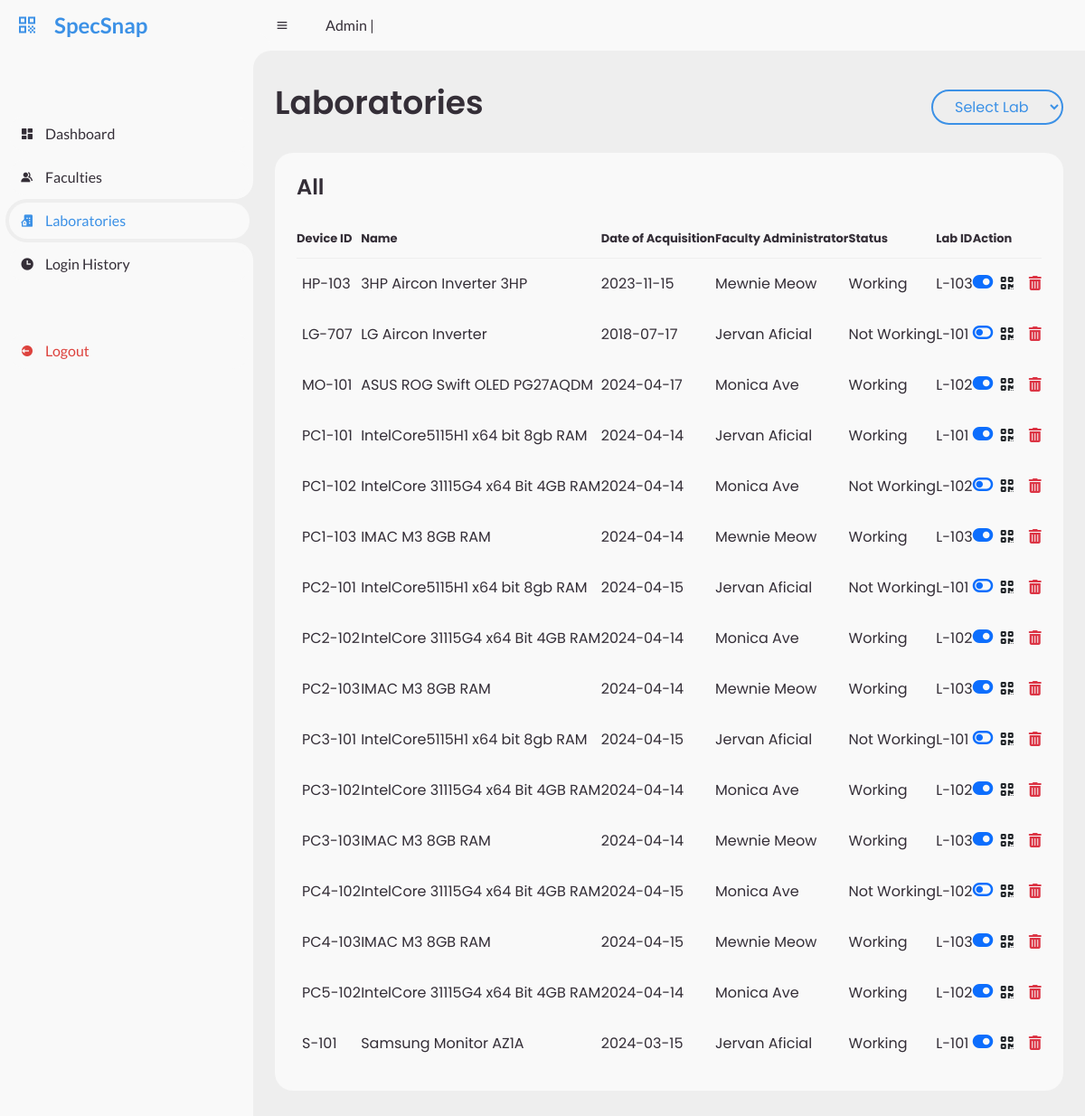
The app's page /lview_old.php, older data.
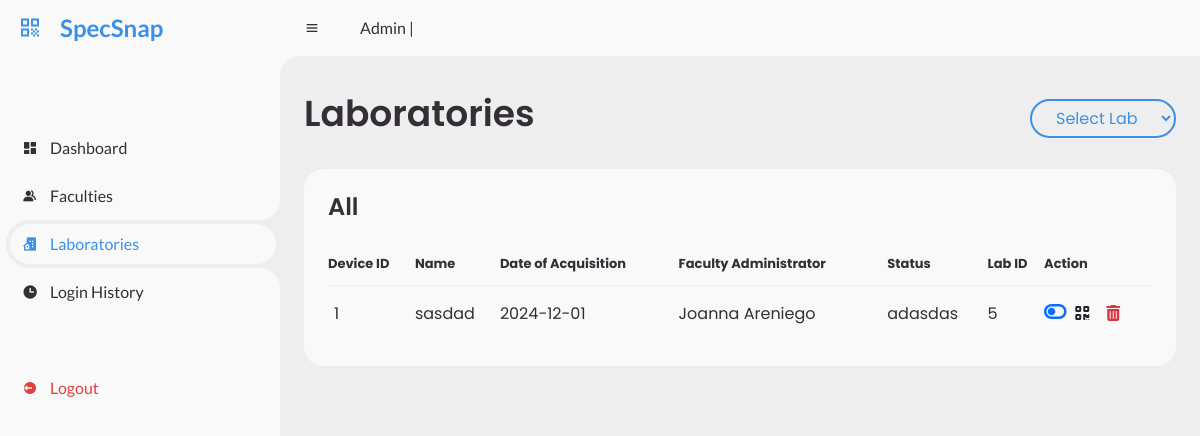
The same page, newer data.
### tables this page shows
CREATE TABLE `hardwares` (
  `deviceID` int(50) NOT NULL,
  `name` varchar(65) NOT NULL,
  `brand` varchar(100) NOT NULL,
  `sponsorName` varchar(100) NOT NULL,
  `category` varchar(100) NOT NULL,
  `serialNo` varchar(100) NOT NULL,
  `doAcquisition` date NOT NULL,
  `status` varchar(20) NOT NULL,
  `idno` varchar(50) NOT NULL,
  `labID` int(50) NOT NULL
);

CREATE TABLE `faculty` (
  `idno` varchar(50) NOT NULL,
  `fname` varchar(40) DEFAULT NULL,
  `mname` varchar(40) NOT NULL,
  `lname` varchar(40) NOT NULL,
  `sex` varchar(6) NOT NULL,
  `addrs` varchar(100) DEFAULT NULL,
  `cpno` varchar(11) NOT NULL,
  `department` varchar(30) NOT NULL,
  `position` varchar(30) NOT NULL,
  `faculty_stat` varchar(20) NOT NULL,
  `email` varchar(50) DEFAULT NULL,
  `passw` varchar(30) DEFAULT NULL
);

### lview_old.php (the view, shortened to what the changed rows need)
<?php
include "db_connection.php";
if (isset($_POST['labID'])) {
    $labID = $_POST['labID'];
    $query = "SELECT hardwares.deviceID, hardwares.name, hardwares.labID, hardwares.doAcquisition, hardwares.status, faculty.fname, faculty.lname
                FROM hardwares
                INNER JOIN faculty ON hardwares.idno = faculty.idno
                WHERE `labID` = '$labID'";
    $result = mysqli_query($link, $query);
    $labNameQuery = "SELECT labname, labLoc FROM laboratory WHERE labID = '$labID'";
    $labNameResult = mysqli_query($link, $labNameQuery);
    $lab = mysqli_fetch_assoc($labNameResult);
    $selectedLabName = isset($lab['labname']) ? $lab['labname'] : '';
    $selectedLabLoc = isset($lab['labLoc']) ? $lab['labLoc'] : '';
} else {
    $query = "SELECT hardwares.deviceID, hardwares.name, hardwares.labID, hardwares.doAcquisition, hardwares.status, faculty.fname, faculty.lname
                FROM hardwares
                INNER JOIN faculty ON hardwares.idno = faculty.idno";
    $result = mysqli_query($link, $query);
}
?>
<!DOCTYPE html>
<html lang="en">
<head>
	<link href='https://unpkg.com/boxicons@2.0.9/css/boxicons.min.css' rel='stylesheet'>
	<link rel="stylesheet" href="assets/css/fac-adm-style.css">
    <link href="https://stackpath.bootstrapcdn.com/bootstrap/5.1.3/css/bootstrap.min.css" rel="stylesheet">
    <link rel="stylesheet" href="https://cdnjs.cloudflare.com/ajax/libs/font-awesome/4.7.0/css/font-awesome.min.css">
	<link href="https://cdn.jsdelivr.net/npm/bootstrap@5.0.2/dist/css/bootstrap.min.css" rel="stylesheet">
</head>
<body style="background-color: #eee">
	<section id="content">
		<main>
        <div class="head-title">
                <div class="left">
                    <h1>Laboratories</h1>
                </div>
            </div>
            <div class="table-data">
                <div class="order">
                    <table>
                        <thead>
                            <tr>
                                <th>Device ID</th>
                                <th>Name</th>
                                <th>Date of Acquisition</th>
                                <th>Faculty Administrator</th>
                                <th>Status</th>
                                <th>Lab ID</th>
                                <th>Action</th>
                            </tr>
                        </thead>
                        <tbody>
                            <?php
if ($result && $result->num_rows > 0) {
    while ($row = $result->fetch_assoc()) {
        echo '<tr>';
        echo '<td>' . (isset($row['deviceID']) ? $row['deviceID'] : '') . '</td>';
        echo '<td>' . (isset($row['name']) ? $row['name'] : '') . '</td>';
        echo '<td>' . (isset($row['doAcquisition']) ? $row['doAcquisition'] : '') . '</td>';
        echo '<td>' . (isset($row['fname']) ? $row['fname'] : '') . ' ' . (isset($row['lname']) ? $row['lname'] : '') . '</td>';
        echo '<td>' . (isset($row['status']) ? $row['status'] : '') . '</td>';
        echo '<td>' . (isset($row['labID']) ? $row['labID'] : '') . '</td>';
        echo '<td>';
        if ($row['status'] === 'Working') {
            echo '<a href="lchange.php?id=' . $row['deviceID'] . '" class="link-primary"><i class="fa fa-toggle-on fs-5"></i></a>';
        } else {
            echo '<a href="lchange.php?id=' . $row['deviceID'] . '" class="link-primary"><i class="fa fa-toggle-off fs-5"></i></a>';
        }
        echo '<a href="#" class="link-dark qr-link" data-bs-toggle="modal" data-bs-target="#qrModal" data-deviceid="'. $row['deviceID'] . '" data-name="' . urlencode($row['name']) . '" data-doacquisition="' . urlencode($row['doAcquisition']) . '" data-status="' . urlencode($row['status']) . '" data-labid="' . urlencode($row['labID']) . '"><i class="fa fa-qrcode" aria-hidden="true"></i></a>';
        echo '<a href="javascript:void(0);" class="link-danger delete-link" data-deviceid="' . $row['deviceID'] . '" data-labid="' . $row['labID'] . '"><i class="fa fa-trash" aria-hidden="true"></i></a>';
        echo '</td>';
        echo '</tr>';
    }
} else {
    echo "<tr><td colspan='6'>No results found.</td></tr>";
}
                            ?>
                        </tbody>
                    </table>
                </div>
            </div>
		</main>
	</section>
</body>
</html>

Row changes from the older to the newer data that the page shows:
removed hardwares: deviceID "HP-103", name "3HP Aircon Inverter 3HP", doAcquisition "2023-11-15", idno.fname "Mewnie", idno.lname "Meow", status "Working", labID "L-103"
removed hardwares: deviceID "LG-707", name "LG Aircon Inverter", doAcquisition "2018-07-17", idno.fname "Jervan", idno.lname "Aficial", status "Not Working", labID "L-101"
removed hardwares: deviceID "MO-101", name "ASUS ROG Swift OLED PG27AQDM", doAcquisition "2024-04-17", idno.fname "Monica", idno.lname "Ave", status "Working", labID "L-102"
removed hardwares: deviceID "PC1-101", name "IntelCore5115H1 x64 bit 8gb RAM", doAcquisition "2024-04-14", idno.fname "Jervan", idno.lname "Aficial", status "Working", labID "L-101"
removed hardwares: deviceID "PC1-102", name "IntelCore 31115G4 x64 Bit 4GB RAM", doAcquisition "2024-04-14", idno.fname "Monica", idno.lname "Ave", status "Not Working", labID "L-102"
removed hardwares: deviceID "PC1-103", name "IMAC M3 8GB RAM", doAcquisition "2024-04-14", idno.fname "Mewnie", idno.lname "Meow", status "Working", labID "L-103"
removed hardwares: deviceID "PC2-101", name "IntelCore5115H1 x64 bit 8gb RAM", doAcquisition "2024-04-15", idno.fname "Jervan", idno.lname "Aficial", status "Not Working", labID "L-101"
removed hardwares: deviceID "PC2-102", name "IntelCore 31115G4 x64 Bit 4GB RAM", doAcquisition "2024-04-14", idno.fname "Monica", idno.lname "Ave", status "Working", labID "L-102"
removed hardwares: deviceID "PC2-103", name "IMAC M3 8GB RAM", doAcquisition "2024-04-14", idno.fname "Mewnie", idno.lname "Meow", status "Working", labID "L-103"
removed hardwares: deviceID "PC3-101", name "IntelCore5115H1 x64 bit 8gb RAM", doAcquisition "2024-04-15", idno.fname "Jervan", idno.lname "Aficial", status "Not Working", labID "L-101"
removed hardwares: deviceID "PC3-102", name "IntelCore 31115G4 x64 Bit 4GB RAM", doAcquisition "2024-04-14", idno.fname "Monica", idno.lname "Ave", status "Working", labID "L-102"
removed hardwares: deviceID "PC3-103", name "IMAC M3 8GB RAM", doAcquisition "2024-04-14", idno.fname "Mewnie", idno.lname "Meow", status "Working", labID "L-103"
removed hardwares: deviceID "PC4-102", name "IntelCore 31115G4 x64 Bit 4GB RAM", doAcquisition "2024-04-15", idno.fname "Monica", idno.lname "Ave", status "Not Working", labID "L-102"
removed hardwares: deviceID "PC4-103", name "IMAC M3 8GB RAM", doAcquisition "2024-04-15", idno.fname "Mewnie", idno.lname "Meow", status "Working", labID "L-103"
removed hardwares: deviceID "PC5-102", name "IntelCore 31115G4 x64 Bit 4GB RAM", doAcquisition "2024-04-14", idno.fname "Monica", idno.lname "Ave", status "Working", labID "L-102"
removed hardwares: deviceID "S-101", name "Samsung Monitor AZ1A", doAcquisition "2024-03-15", idno.fname "Jervan", idno.lname "Aficial", status "Working", labID "L-101"
added hardwares: deviceID "1", name "sasdad", doAcquisition "2024-12-01", idno.fname "Joanna", idno.lname "Areniego", status "adasdas", labID "5"
